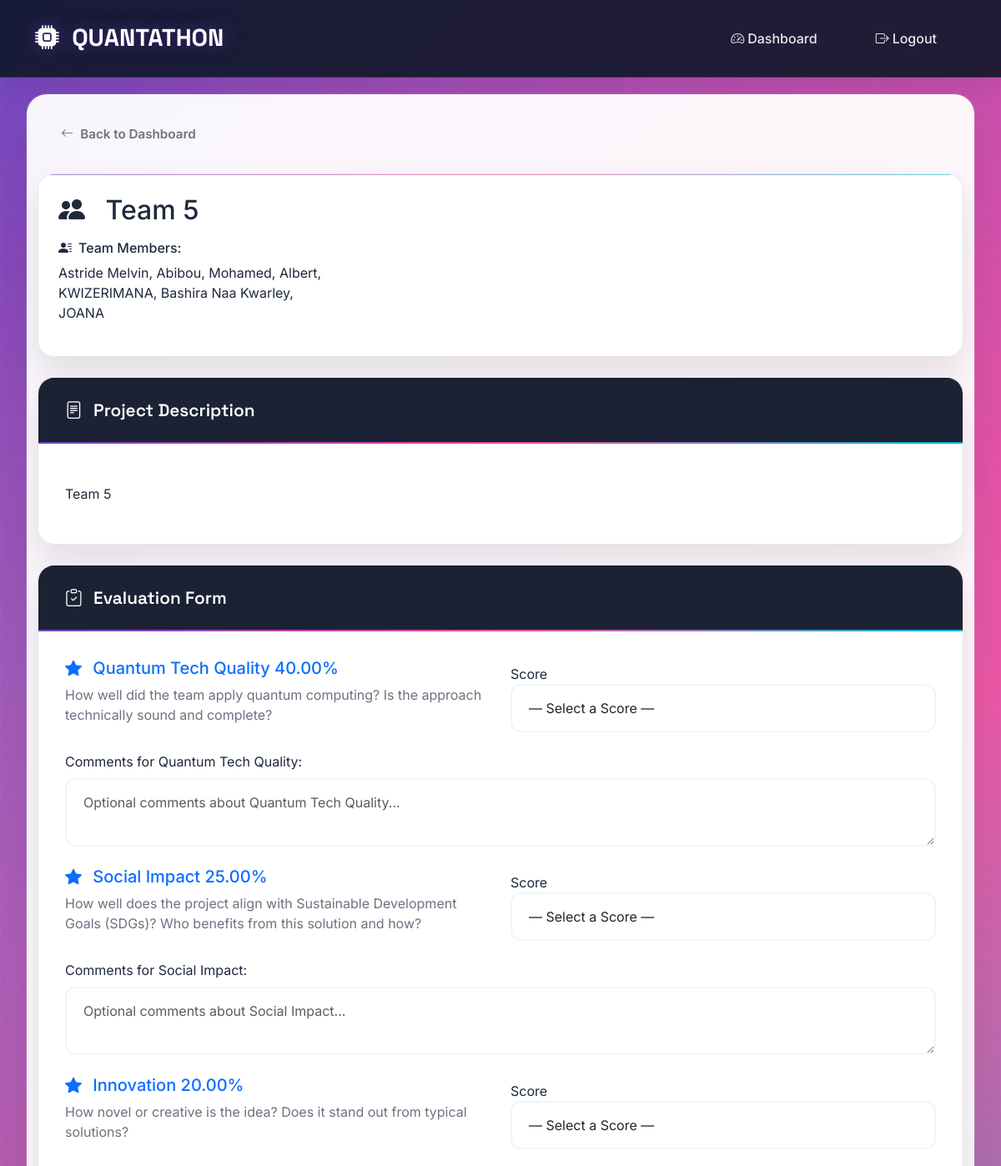
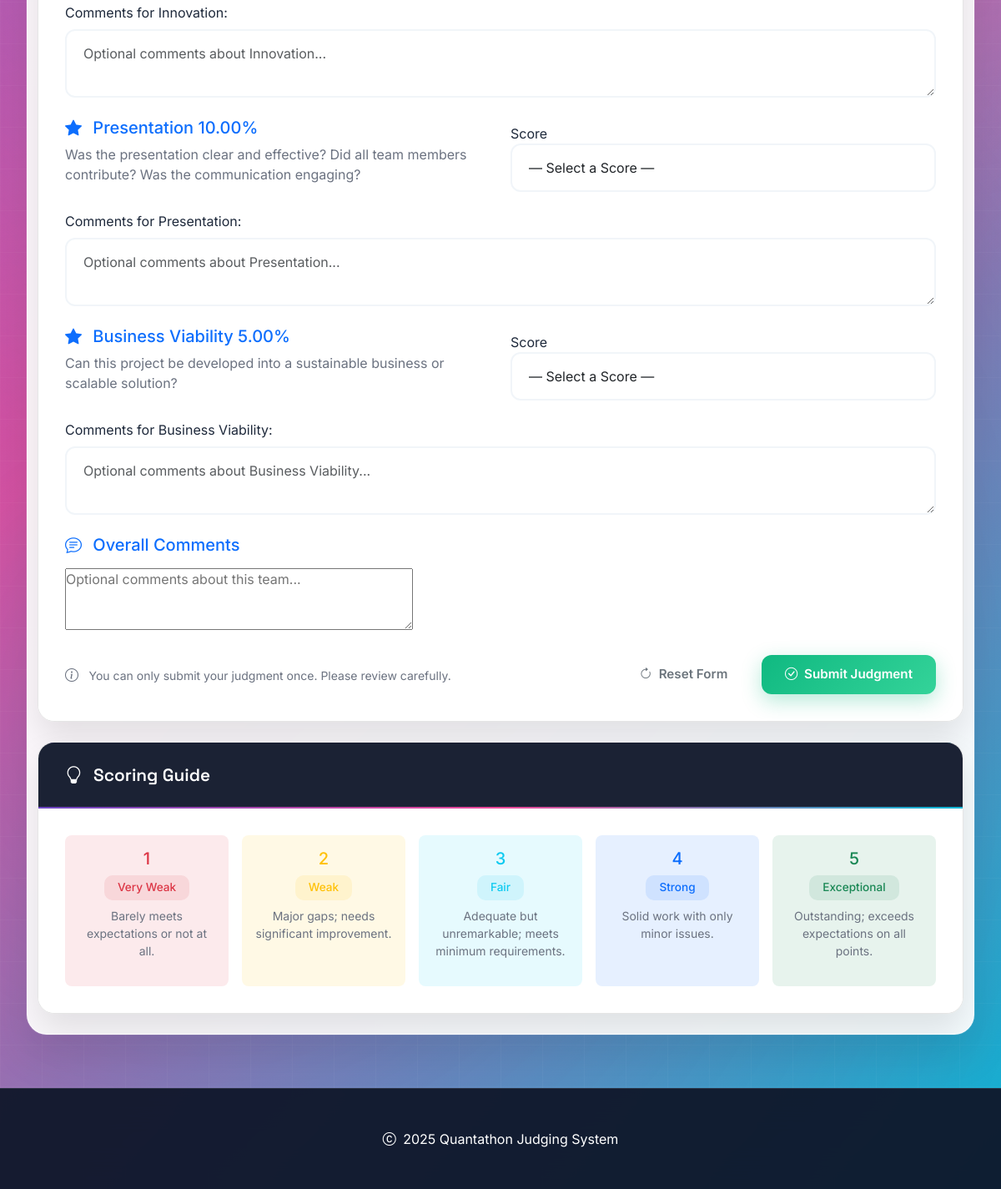
/judge/5/ (signed in), run on the app's committed database (2 pictures, top to bottom).
### judging/models.py (models this page shows, shortened)
class Team(models.Model):
    name = models.CharField(max_length=200)
    description = models.TextField()
    presentation_link = models.URLField(blank=True)
    members = models.TextField(help_text="Comma-separated list of team members")
    created_at = models.DateTimeField(auto_now_add=True)

### judging/views.py (the view)
# urls.py: path('judge/<int:team_id>/', views.judge_team, name='judge_team'),
def judge_team(request, team_id):
    if not request.user.is_authenticated:
        return redirect('judge_login')
    judge = get_object_or_404(Judge, user=request.user)
    team = get_object_or_404(Team, id=team_id)
    if Submission.objects.filter(judge=judge, team=team).exists():
        messages.warning(request, f'You have already judged {team.name}.')
        return redirect('judge_dashboard')
    if request.method == 'POST':
        form = TeamScoreForm(request.POST, judge=judge, team=team)
        if form.is_valid():
            with transaction.atomic():
                submission = Submission.objects.create(
                    judge=judge,
                    team=team,
                    comments=form.cleaned_data.get('comments', '')
                )
                for key in form.cleaned_data:
                    if key.startswith("score_"):
                        criterion_id = key.split("_")[1]
                        criterion = get_object_or_404(JudgingCriteria, id=criterion_id)
                        score_value = form.cleaned_data.get(key)
                        score_comment = form.cleaned_data.get(f'comment_{criterion_id}', '')
                        if score_value:
                            Score.objects.create(
                                submission=submission,
                                criteria=criterion,
                                score=score_value,
                                comments=score_comment
                            )
                update_team_final_scores(team)
                messages.success(request, f'Successfully submitted judgment for {team.name}!')
                return redirect('judge_dashboard')
    else:
        form = TeamScoreForm(judge=judge, team=team)
    context = {
        'form': form,
        'team': team,
        'judge': judge,
    }
    return render(request, 'judging/judge_team.html', context)

### judging/templates/judging/judge_team.html (shortened to what this page needs)
{% extends 'judging/base.html' %}
{% block content %}
<div class="row mb-4">
    <div class="col-12">
        <a href="{% url 'judge_dashboard' %}" class="btn btn-outline-secondary">
            <i class="bi bi-arrow-left me-2"></i>Back to Dashboard
        </a>
    </div>
</div>
<div class="row mb-4">
    <div class="col-12">
        <div class="card border-0" style="background: linear-gradient(135deg, #667eea 0%, #764ba2 100%);">
            <div class="card-body text-white p-4">
                <div class="row align-items-center">
                    <div class="col-lg-8">
                        <h2 class="card-title mb-3">
                            <i class="bi bi-people-fill me-3"></i>
                            {{ team.name }}
                        </h2>
                        <div class="row">
                            <div class="col-md-6">
                                <h6><i class="bi bi-person-lines-fill me-2"></i>Team Members:</h6>
                                <p class="mb-3">{{ team.members }}</p>
                            </div>
                            <div class="col-md-6">
                            </div>
                        </div>
                    </div>
                    <div class="col-lg-4 text-lg-end">
                        <div class="bg-white bg-opacity-20 rounded-3 p-3">
                        </div>
                    </div>
                </div>
            </div>
        </div>
    </div>
</div>
<div class="row mb-4">
    <div class="col-12">
        <div class="card">
            <div class="card-header">
                <i class="bi bi-file-text me-2"></i>
                Project Description
            </div>
            <div class="card-body">
                <p class="card-text">{{ team.description|linebreaks }}</p>
            </div>
        </div>
    </div>
</div>
<div class="row">
    <div class="col-12">
        <div class="card">
            <div class="card-header">
                <i class="bi bi-clipboard-check me-2"></i>
                Evaluation Form
            </div>
            <div class="card-body">
                <form method="post" id="judgingForm">
                    <div class="criteria-sections">
                        {% for field in form %}
                            {% if 'score_' in field.name %}
                                {% with criteria_id=field.name|slice:"6:" %}
                                    <div class="criteria-section mb-4">
                                        <div class="row align-items-center">
                                            <div class="col-lg-6">
                                                <h5 class="text-primary mb-2">
                                                    <i class="bi bi-star-fill me-2"></i>
                                                    {{ field.label|cut:" (Weight:" |cut:")" }}
                                                </h5>
                                                <p class="text-muted mb-3">{{ field.help_text }}</p>
                                            </div>
                                            <div class="col-lg-6">
                                                <div class="d-flex align-items-center justify-content-lg-end">
                                                    <div class="form-group">
                                                    <label for="score">Score</label>
                                                    <select class="form-control score-select"
                                                            name="{{ field.name }}"
                                                            required
                                                            onchange="showOnlyNumber(this)">
                                                        <option value="" selected hidden>— Select a Score —</option>
                                                    </select>
                                                    </div>
                                                </div>
                                            </div>
                                        </div>
                                        {% for comment_field in form %}
                                            {% if comment_field.name == "comment_"|add:criteria_id %}
                                                <div class="mt-3">
                                                    <label class="form-label">{{ comment_field.label }}:</label>
                                                    {{ comment_field }}
                                                </div>
                                            {% endif %}
                                        {% endfor %}
                                    </div>
                                {% endwith %}
                            {% endif %}
                        {% endfor %}
                    </div>
                    <div class="criteria-section mb-4">
                        <h5 class="text-primary mb-3">
                            <i class="bi bi-chat-text me-2"></i>
                            Overall Comments
                        </h5>
                        <div class="mb-3">
                            {{ form.comments }}
                        </div>
                    </div>
                    <div class="row">
                        <div class="col-12">
                            <div class="d-flex justify-content-between align-items-center">
                                <div class="text-muted">
                                    <i class="bi bi-info-circle me-2"></i>
                                    <small>You can only submit your judgment once. Please review carefully.</small>
                                </div>
                                <div>
                                    <button type="button" class="btn btn-outline-secondary me-2" onclick="resetForm()">
                                        <i class="bi bi-arrow-clockwise me-2"></i>Reset Form
                                    </button>
                                    <button type="submit" class="btn btn-success btn-lg" id="submitBtn">
                                        <i class="bi bi-check-circle me-2"></i>Submit Judgment
                                    </button>
                                </div>
                            </div>
                        </div>
                    </div>
                </form>
            </div>
        </div>
    </div>
</div>
<div class="row mt-4">
    <div class="col-12">
        <div class="card border-info">
            <div class="card-header bg-info bg-opacity-10">
                <i class="bi bi-lightbulb me-2"></i>
                Scoring Guide
            </div>
            <div class="card-body">
                <div class="row g-3 text-center">
                <div class="col-md">
                    <div class="p-3 bg-danger bg-opacity-10 rounded-3 h-100">
                        <h5 class="text-danger">1</h5>
                        <span class="badge bg-danger-subtle text-danger">Very Weak</span>
                        <p class="small mt-2 text-muted">Barely meets expectations or not at all.</p>
                    </div>
                </div>
                <div class="col-md">
                    <div class="p-3 bg-warning bg-opacity-10 rounded-3 h-100">
                        <h5 class="text-warning">2</h5>
                        <span class="badge bg-warning-subtle text-warning">Weak</span>
                        <p class="small mt-2 text-muted">Major gaps; needs significant improvement.</p>
                    </div>
                </div>
                <div class="col-md">
                    <div class="p-3 bg-info bg-opacity-10 rounded-3 h-100">
                        <h5 class="text-info">3</h5>
                        <span class="badge bg-info-subtle text-info">Fair</span>
                        <p class="small mt-2 text-muted">Adequate but unremarkable; meets minimum requirements.</p>
                    </div>
                </div>
                <div class="col-md">
                    <div class="p-3 bg-primary bg-opacity-10 rounded-3 h-100">
                        <h5 class="text-primary">4</h5>
                        <span class="badge bg-primary-subtle text-primary">Strong</span>
                        <p class="small mt-2 text-muted">Solid work with only minor issues.</p>
                    </div>
                </div>
                <div class="col-md">
                    <div class="p-3 bg-success bg-opacity-10 rounded-3 h-100">
                        <h5 class="text-success">5</h5>
                        <span class="badge bg-success-subtle text-success">Exceptional</span>
                        <p class="small mt-2 text-muted">Outstanding; exceeds expectations on all points.</p>
                    </div>
                </div>
                </div>
            </div>
        </div>
    </div>
</div>
{% endblock %}

### judging/templates/judging/base.html (style rules this page uses)
:root { --quantum-purple: #6B46C1; --quantum-blue: #3B82F6; --quantum-cyan: #06B6D4; --quantum-pink: #EC4899; --quantum-violet: #8B5CF6; --quantum-indigo: #4F46E5; --quantum-dark: #0F172A; --quantum-gray-900: #1E293B; --quantum-gray-800: #334155; --quantum-gray-700: #475569; --quantum-gray-100: #F1F5F9; --quantum-gray-50: #F8FAFC; --gradient-quantum: linear-gradient(135deg, var(--quantum-purple) 0%, var(--quantum-pink) 50%, var(--quantum-cyan) 100%); --gradient-dark: linear-gradient(135deg, var(--quantum-dark) 0%, var(--quantum-gray-900) 100%); --gradient-card: linear-gradient(145deg, rgba(255,255,255,0.9) 0%, rgba(255,255,255,0.7) 100%); --glass-bg: rgba(255, 255, 255, 0.1); --glass-border: rgba(255, 255, 255, 0.2); }
* { margin: 0; padding: 0; box-sizing: border-box; }
body { font-family: 'Inter', -apple-system, BlinkMacSystemFont, 'Segoe UI', sans-serif; background: var(--gradient-quantum); min-height: 100vh; color: var(--quantum-dark); position: relative; overflow-x: hidden; }
body::before { content: ''; position: fixed; top: 0; left: 0; width: 100%; height: 100%; background: radial-gradient(circle at 20% 80%, rgba(120, 119, 198, 0.3) 0%, transparent 50%), radial-gradient(circle at 80% 20%, rgba(255, 119, 198, 0.3) 0%, transparent 50%), radial-gradient(circle at 40% 40%, rgba(120, 219, 255, 0.3) 0%, transparent 50%); z-index: -2; animation: float 20s ease-in-out infinite; }
body::after { content: ''; position: fixed; top: 0; left: 0; width: 100%; height: 100%; background-image: linear-gradient(rgba(255,255,255,0.1) 1px, transparent 1px), linear-gradient(90deg, rgba(255,255,255,0.1) 1px, transparent 1px); background-size: 50px 50px; z-index: -1; opacity: 0.3; }
.card { background: rgba(255, 255, 255, 0.98) !important; backdrop-filter: blur(20px); border: 1px solid rgba(0, 0, 0, 0.1) !important; border-radius: 20px; box-shadow: 0 20px 40px rgba(0, 0, 0, 0.1), 0 0 0 1px rgba(255, 255, 255, 0.1); transition: all 0.4s ease; overflow: hidden; position: relative; color: #1E293B !important; }
.card::before { content: ''; position: absolute; top: 0; left: 0; right: 0; height: 1px; background: var(--gradient-quantum); opacity: 0.6; }
.card-header { background: rgba(15, 23, 42, 0.95) !important; color: white !important; border: none; padding: 1.5rem 2rem; font-weight: 600; font-size: 1.3rem; font-family: 'Space Grotesk', sans-serif; position: relative; }
.card-header::before { content: ''; position: absolute; bottom: 0; left: 0; right: 0; height: 2px; background: var(--gradient-quantum); }
.card-body { background: rgba(255, 255, 255, 0.98) !important; padding: 2rem; color: #1E293B !important; }
.btn { border-radius: 12px; padding: 12px 28px; font-weight: 600; font-size: 0.95rem; transition: all 0.3s ease; border: none; position: relative; overflow: hidden; }
.btn-success { background: linear-gradient(135deg, #10B981, #34D399); color: white; box-shadow: 0 8px 25px rgba(16, 185, 129, 0.3); }
.form-control, .form-select { border: 2px solid var(--quantum-gray-100); border-radius: 12px; padding: 15px 20px; transition: all 0.3s ease; background: rgba(255, 255, 255, 0.9); backdrop-filter: blur(10px); }
.badge { border-radius: 10px; padding: 8px 16px; font-weight: 500; font-size: 0.85rem; }
.text-muted { color: #6B7280 !important; }

### data on the page
Team: name "Team 5", members "Astride Melvin, Abibou, Mohamed, Albert, KWIZERIMANA, Bashira Naa Kwarley, JOANA", description "Team 5"

### other printed values
{{ field.label|cut:" (Weight:" |cut:")" }} "Quantum Tech Quality 40.00%" "Social Impact 25.00%" "Innovation 20.00%" "Presentation 10.00%" "Business Viability 5.00%"
{{ field.help_text }} "How well did the team apply quantum computing? Is the approach technically sound and complete?" "How well does the project align with Sustainable Development Goals (SDGs)? Who benefits from this solution and how?" "How novel or creative is the idea? Does it stand out from typical solutions?" "Was the presentation clear and effective? Did all team members contribute? Was the communication engaging?" "Can this project be developed into a sustainable business or scalable solution?"
{{ comment_field.label }} "Comments for Quantum Tech Quality" "Comments for Social Impact" "Comments for Innovation" "Comments for Presentation" "Comments for Business Viability"
